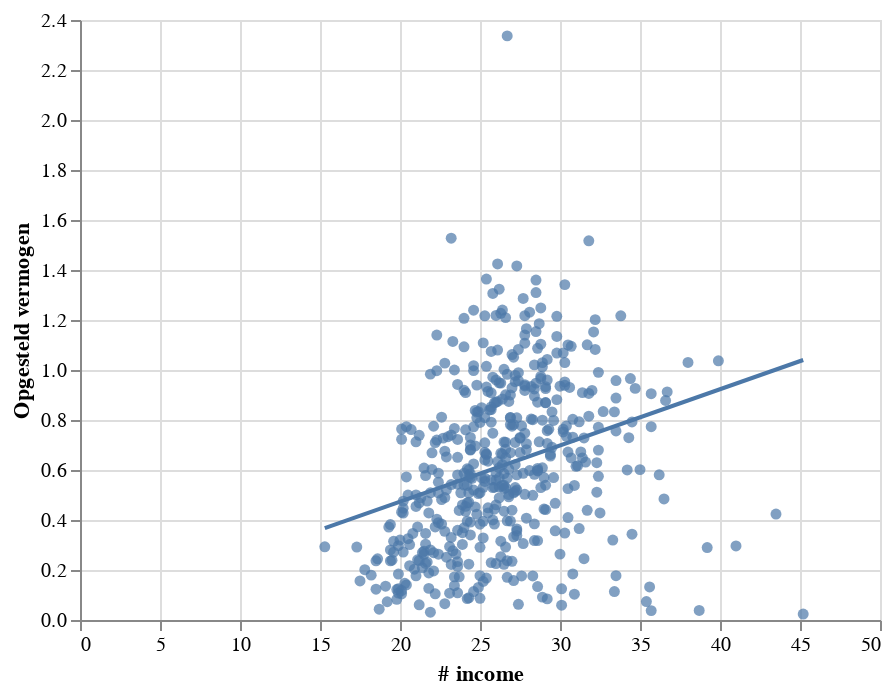

Notebook code cell kept with this figure:
### Markdown cell above
Plot the fit with income

### Code cell
alt.renderers.enable('default')

base = alt.Chart(train_set).mark_circle().encode(
    alt.X('GemiddeldInkomenPerInwoner_72',
     title='# income'),
       alt.Y(opgesteld_vermogen,
     title='Opgesteld vermogen')
)

linear_fit = [
    base.transform_regression(
        "GemiddeldInkomenPerInwoner_72", opgesteld_vermogen, method="linear"
    )
    .mark_line()   
]

graph = alt.layer(base, *linear_fit)
graph

### Figure 1 — Vega-Lite specification as saved in the notebook (floating-point values rounded to 4 significant figures; data arrays with more than 128 entries replaced by an {"elided": "..."} marker saying what was removed)
{"config": {"view": {"continuousWidth": 400, "continuousHeight": 300}}, "layer": [{"mark": "circle", "encoding": {"x": {"type": "quantitative", "field": "GemiddeldInkomenPerInwoner_72", "title": "# income"}, "y": {"type": "quantitative", "field": "normalized_opgesteld_vermogen", "title": "Opgesteld vermogen"}}}, {"mark": "line", "encoding": {"x": {"type": "quantitative", "field": "GemiddeldInkomenPerInwoner_72", "title": "# income"}, "y": {"type": "quantitative", "field": "normalized_opgesteld_vermogen", "title": "Opgesteld vermogen"}}, "transform": [{"on": "GemiddeldInkomenPerInwoner_72", "regression": "normalized_opgesteld_vermogen", "method": "linear"}]}], "data": {"name": "data-b42aa9a1bbf6048bf2362c674e18945e"}, "$schema": "https://vega.github.io/schema/vega-lite/v4.8.1.json", "datasets": {"data-b42aa9a1bbf6048bf2362c674e18945e": {"elided": "477 records"}}}
